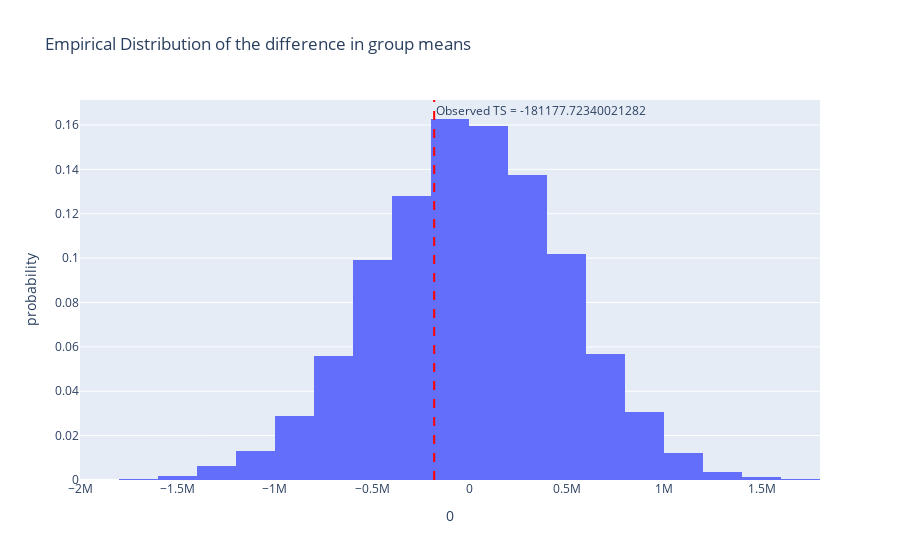

Source (notebook cell):
### Code cell
fig = px.histogram(pd.DataFrame(simulated_tss), x=0, nbins=20, histnorm='probability', 
                   title='Empirical Distribution of the difference in group means')
fig.add_vline(
    x=observed_ts,
    line_dash="dash",
    line_color="red",
    annotation_text=f"Observed TS = {observed_ts}",
    annotation_position="top right"
)
fig.write_html("step3-outage-MCAR.html", include_plotlyjs='cdn')
fig.show()

### Figure 1 — Plotly figure (JSON) as saved in the notebook; plotly's stock layout.template omitted (floating-point values rounded to 4 significant figures; data arrays with more than 128 entries replaced by an {"elided": "..."} marker saying what was removed)
{"data": [{"alignmentgroup": "True", "bingroup": "x", "histnorm": "probability", "hovertemplate": "0=%{x}<br>probability=%{y}<extra></extra>", "legendgroup": "", "marker": {"color": "#636efa", "pattern": {"shape": ""}}, "name": "", "nbinsx": 20, "offsetgroup": "", "orientation": "v", "showlegend": false, "type": "histogram", "x": {"elided": "10000 float values"}, "xaxis": "x", "yaxis": "y"}], "layout": {"annotations": [{"showarrow": false, "text": "Observed TS = -181177.72340021282", "x": -181200.0, "xanchor": "left", "xref": "x", "y": 1, "yanchor": "top", "yref": "y domain"}], "autosize": true, "barmode": "relative", "legend": {"tracegroupgap": 0}, "shapes": [{"line": {"color": "red", "dash": "dash"}, "type": "line", "x0": -181200.0, "x1": -181200.0, "xref": "x", "y0": 0, "y1": 1, "yref": "y domain"}], "title": {"text": "Empirical Distribution of the difference in group means"}, "xaxis": {"anchor": "y", "autorange": true, "domain": [0, 1], "range": [-2000000, 1800000], "title": {"text": "0"}, "type": "linear"}, "yaxis": {"anchor": "x", "autorange": true, "domain": [0, 1], "range": [0, 0.1713], "title": {"text": "probability"}}}}
